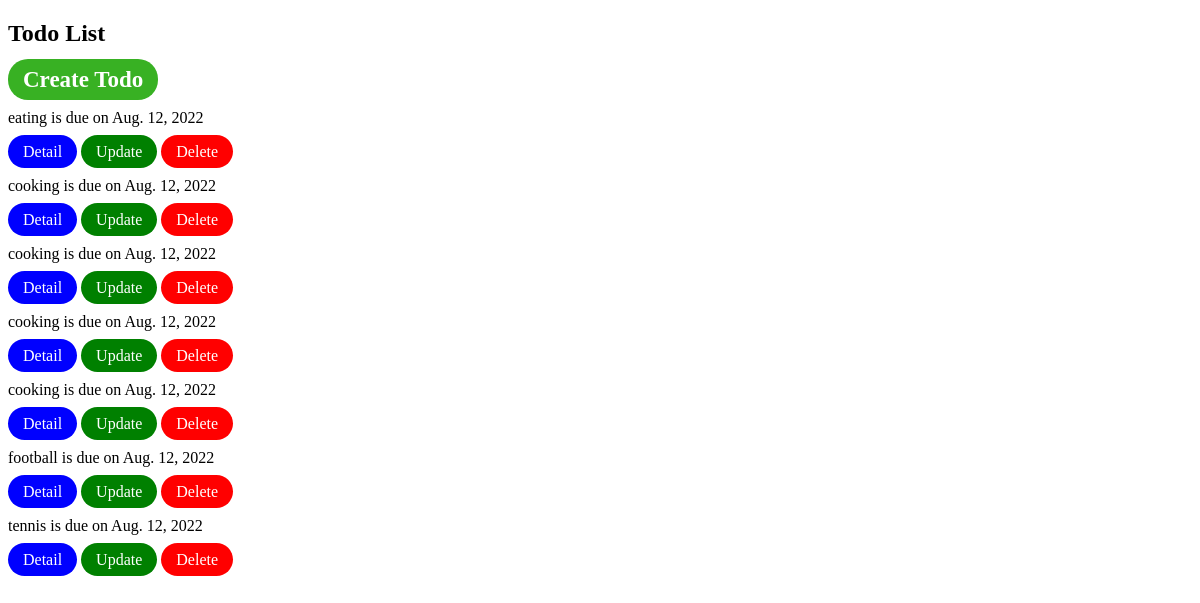
Before: / with the older database file.
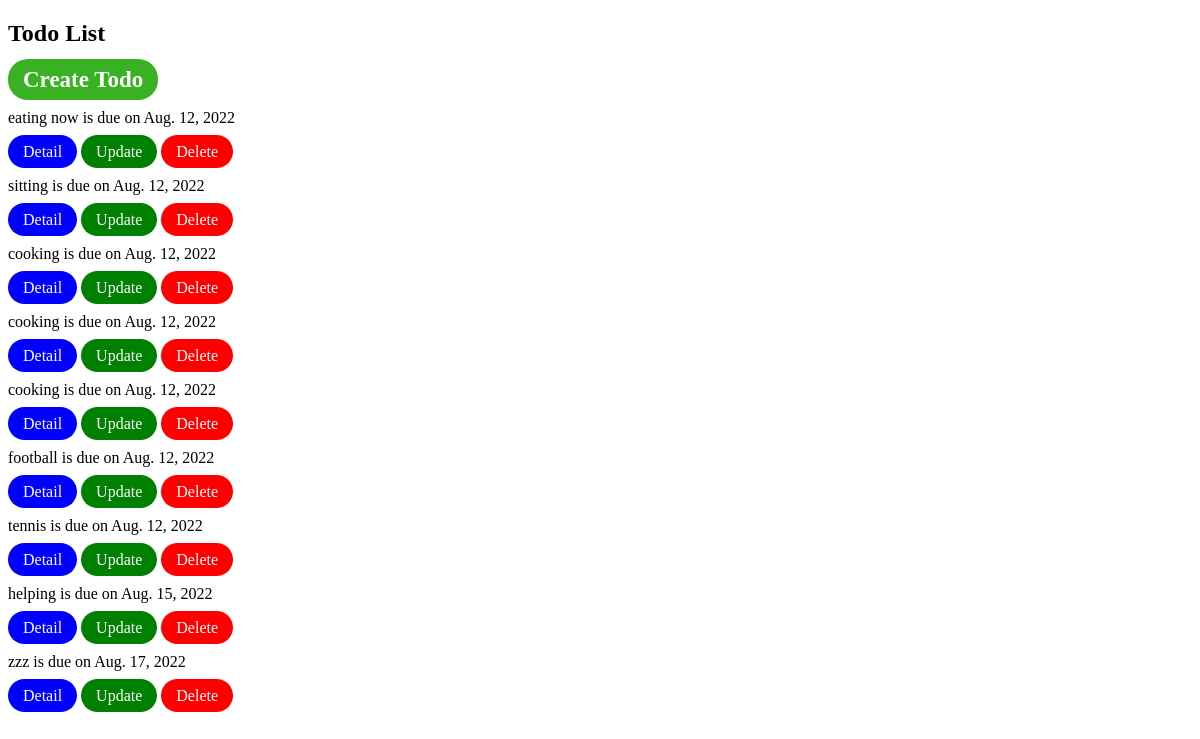
After: the same page with the newer database file.
### todo/models.py (models this page shows, shortened)
class Todo(models.Model):
    name = models.CharField(max_length=100)
    due_date = models.DateField()

### todo/views.py (the view)
# urls.py: path('', todo_list),
def todo_list(request):
    todolist = Todo.objects.all()
    context = {
        'todolist': todolist
    }
    return render(request, 'todo/todo_list.html', context)

### todo/templates/todo/todo_list.html (shortened to what this page needs)
{% load static %}
<!DOCTYPE html>
<html lang="en">
  <head>
    <link rel="stylesheet" href="{% static 'css/style.css'%}">
  </head>
  <body>
    <h2>Todo List</h2>
    <a class="create" href="/todo_create">Create Todo</a>
    {% for eachTodo in todolist %}
    <p>{{eachTodo.name}} is due on {{eachTodo.due_date}}</p>
    <a class="detail" href="/{{ eachTodo.id}}">Detail</a>
    <a class="update" href="/{{eachTodo.id}}/todo_update">Update</a>
    <a class="delete" href="/{{eachTodo.id}}/todo_delete">Delete</a>
    {% endfor %}
  </body>
</html>

### static/css/style.css (style rules this page uses)
.detail, .update, .delete, .create { text-decoration: none; color: white; padding: 8px 15px; border-radius: 20px; }
.detail { background-color: blue; }
.update { background-color: green; }
.delete { background-color: red; }
.create { text-decoration: none; font-size: 23px; font-weight: bold; background-color: rgb(56, 177, 35); }

Changed rows visible on the page:
changed Todo: name "eating" → "eating now"
changed Todo: name "cooking" → "sitting"
added Todo: name "helping", due_date "Aug. 15, 2022"
added Todo: name "zzz", due_date "Aug. 17, 2022"
